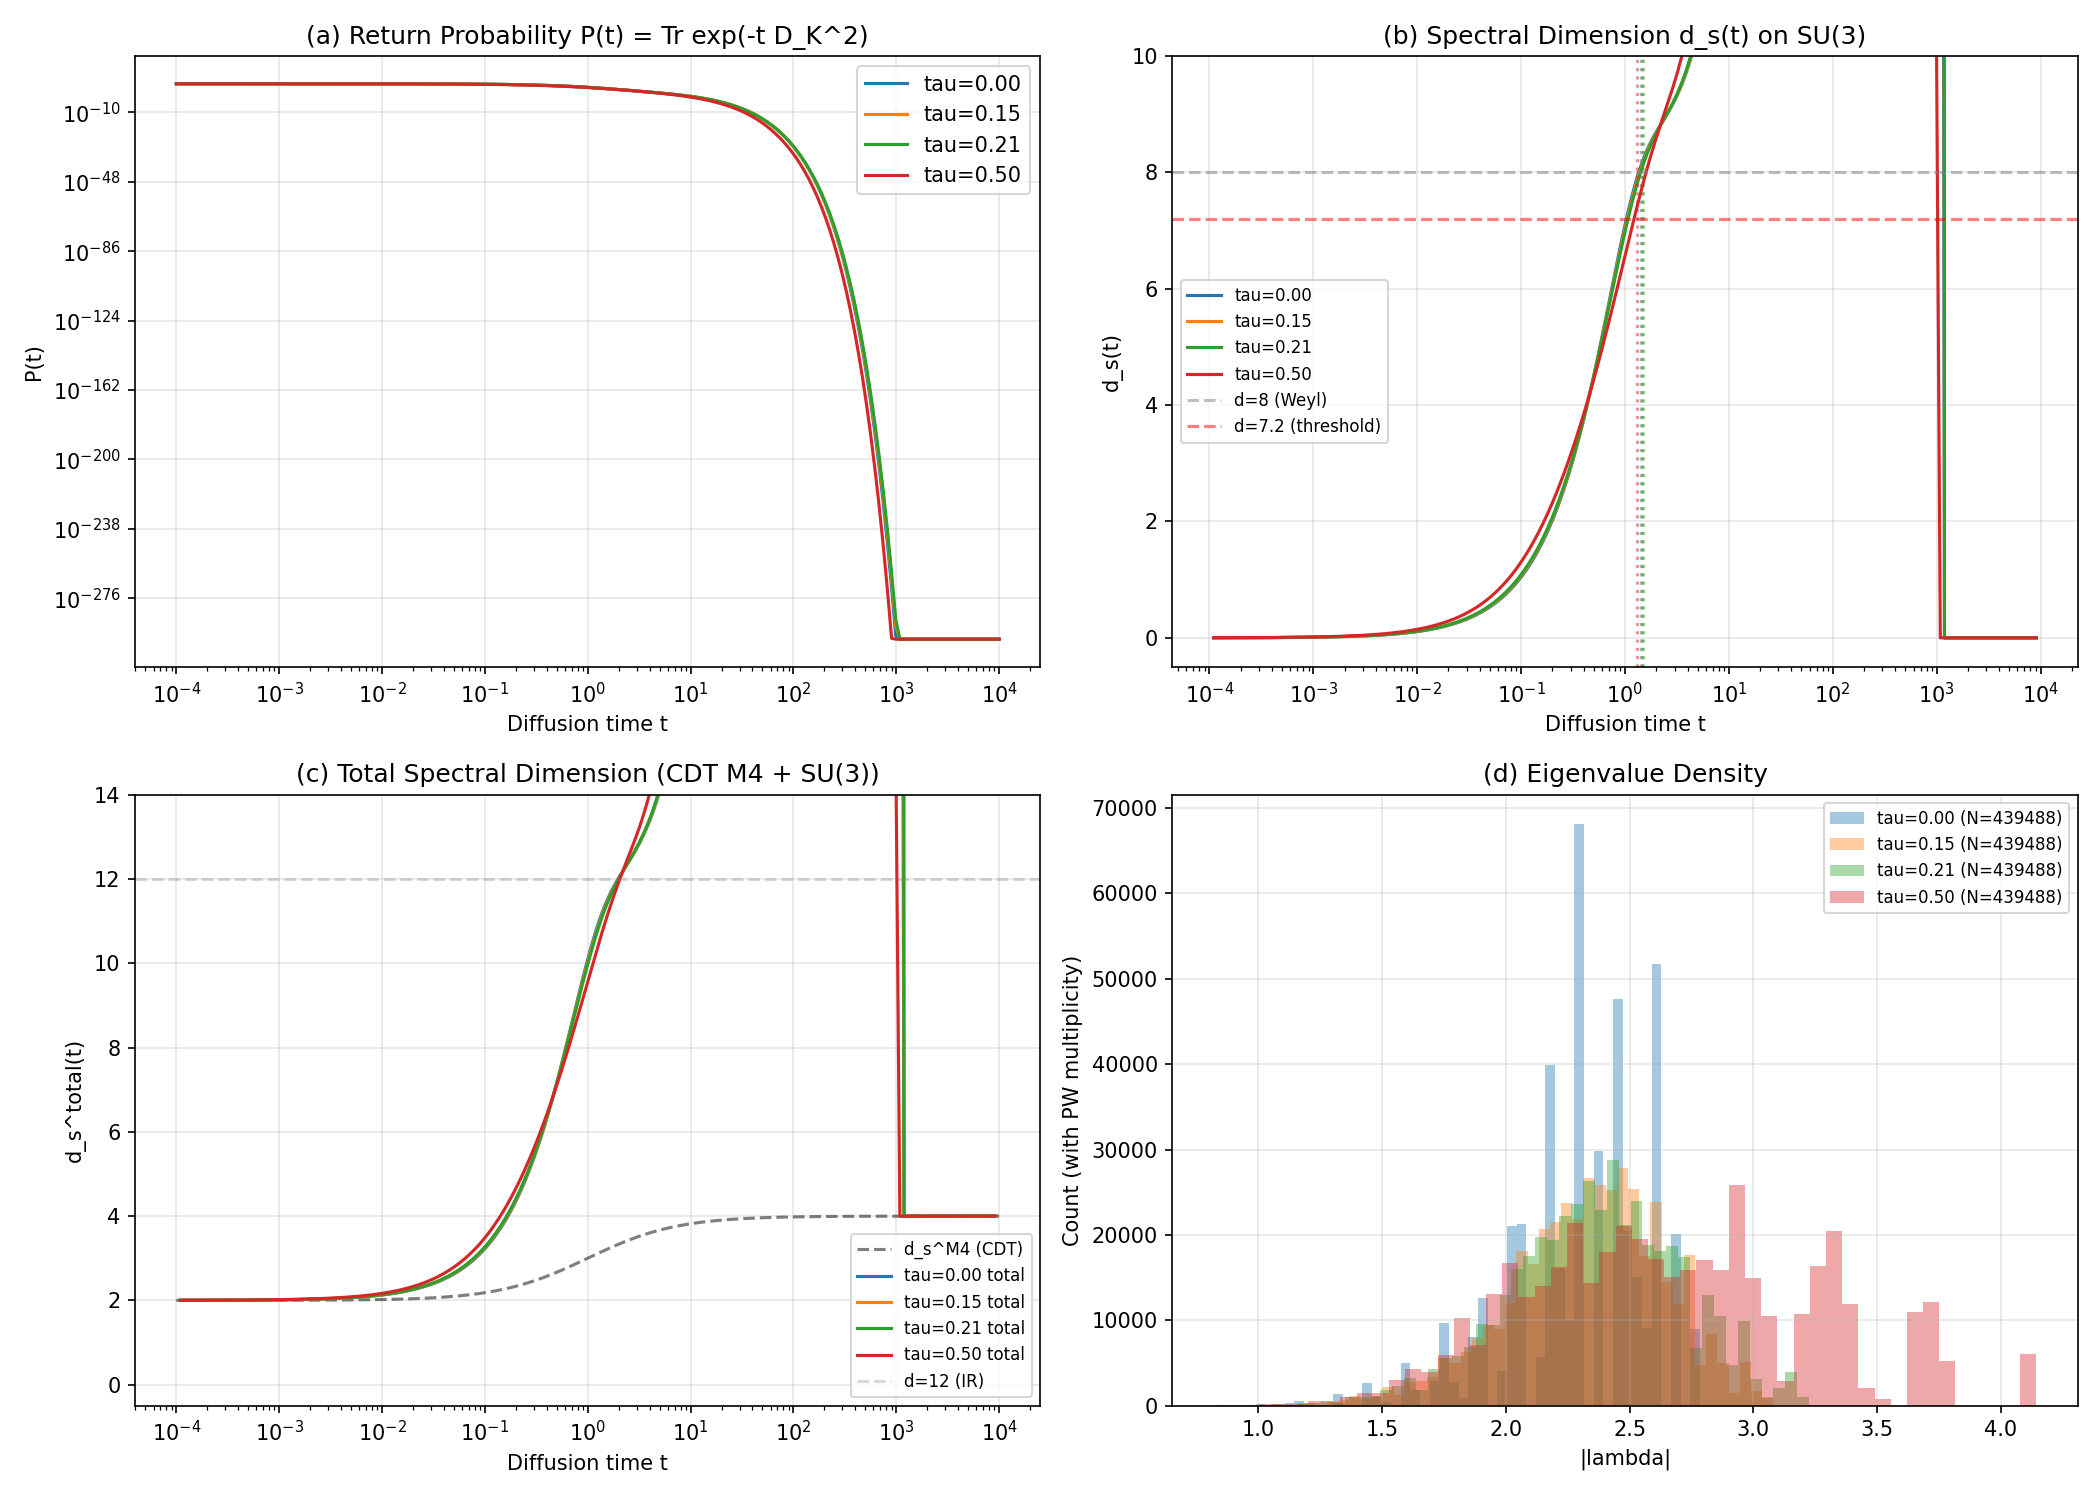

This chart was generated by the following Python code:
"""
BA-31-1: Spectral Dimension Flow d_s(E) on Jensen-Deformed SU(3)
================================================================

Computes the effective spectral dimension via the return probability:
  P(t) = Sum_n exp(-t * lambda_n^2)
  d_s(t) = -2 * d(log P) / d(log t)

where lambda_n are the eigenvalues of D_K (purely imaginary; we use |lambda_n|).

UV limit (t->0): d_s -> 8 (Weyl's law, internal SU(3) dimension).
IR limit (t->inf): d_s -> 0 (gapped spectrum, exponential decay).
Intermediate: may show non-trivial flow (distinguishing prediction).

Gate BA-31-ds:
  DISTINGUISH if d_s(t = lambda_min^{-2}) < 7.2
  GENERIC if d_s = 8 everywhere above gap scale

Author: sim (phonon-exflation-sim), Session 31Aa
Date: 2026-03-02
"""

import numpy as np
import matplotlib
matplotlib.use('Agg')
import matplotlib.pyplot as plt
import sys
import os
import time

sys.path.insert(0, os.path.join(os.path.dirname(os.path.abspath(__file__))))

from dirac_spectrum import (
    su3_generators, compute_structure_constants, compute_killing_form,
    build_cliff8, collect_spectrum
)

# ============================================================================
# 1. Collect full eigenvalue spectra at 4 tau values
# ============================================================================

def collect_all_eigenvalues(tau, gens, f_abc, gammas, max_pq_sum=6):
    """
    Collect ALL eigenvalues (with Peter-Weyl multiplicities) at given tau.

    Returns:
        abs_evals: sorted array of |lambda| values (with PW multiplicity expanded)
        n_distinct: number of distinct eigenvalue magnitudes
        n_total: total count with multiplicities
    """
    all_evals, eval_data = collect_spectrum(tau, gens, f_abc, gammas,
                                            max_pq_sum=max_pq_sum, verbose=False)

    # all_evals is list of (complex_eigenvalue, PW_multiplicity)
    # Expand with multiplicities for return probability
    abs_list = []
    for ev, mult in all_evals:
        lam = np.abs(ev)
        # Each eigenvalue appears mult times in the full L^2 spectrum
        for _ in range(mult):
            abs_list.append(lam)

    abs_evals = np.sort(np.array(abs_list))
    n_distinct = len(eval_data)

    return abs_evals, n_distinct, len(abs_evals), eval_data


def compute_return_probability(abs_evals_sq, t_values):
    """
    Compute P(t) = Sum_n exp(-t * lambda_n^2).

    Uses lambda_n^2 (pre-squared) for efficiency.

    Args:
        abs_evals_sq: array of lambda_n^2 values (with multiplicities)
        t_values: array of diffusion times

    Returns:
        P: array of P(t) values
    """
    # Vectorized: P(t) = sum_n exp(-t * lam_n^2)
    # Shape: (len(t), len(evals)) -> sum over evals axis
    P = np.zeros(len(t_values))
    for i, t in enumerate(t_values):
        exponents = -t * abs_evals_sq
        # Clip to avoid underflow issues
        P[i] = np.sum(np.exp(np.clip(exponents, -700, 0)))
    return P


def compute_spectral_dimension(log_t, log_P):
    """
    Compute d_s(t) = -2 * d(log P)/d(log t) via central finite differences.

    Returns d_s at interior points (len - 2).
    """
    dt = np.diff(log_t)
    dP = np.diff(log_P)

    # Central differences at interior points
    d_s = np.zeros(len(log_t) - 2)
    for i in range(len(d_s)):
        # Average of forward and backward differences
        slope = (log_P[i+2] - log_P[i]) / (log_t[i+2] - log_t[i])
        d_s[i] = -2.0 * slope

    return d_s


def main():
    t_start = time.time()

    print("=" * 70)
    print("BA-31-1: SPECTRAL DIMENSION FLOW d_s(E)")
    print("=" * 70)

    # Initialize infrastructure
    gens = su3_generators()
    f_abc = compute_structure_constants(gens)
    gammas = build_cliff8()

    tau_values = [0.0, 0.15, 0.21, 0.50]
    N_max = 6

    # Diffusion time range
    n_t = 200  # (local)
    t_values = np.logspace(-4, 4, n_t)
    log_t = np.log(t_values)

    # Storage
    results = {}

    for tau in tau_values:
        print(f"\n--- tau = {tau:.2f}, N_max = {N_max} ---")
        t0 = time.time()

        abs_evals, n_sectors, n_total, eval_data = collect_all_eigenvalues(
            tau, gens, f_abc, gammas, max_pq_sum=N_max
        )

        dt_comp = time.time() - t0
        print(f"  Eigenvalues: {n_total} total (with PW multiplicities)")
        print(f"  |lambda| range: [{abs_evals[0]:.6f}, {abs_evals[-1]:.4f}]")
        print(f"  lambda_min = {abs_evals[abs_evals > 1e-10].min() if np.any(abs_evals > 1e-10) else 0:.6f}")
        print(f"  Compute time: {dt_comp:.1f}s")

        # Compute return probability
        abs_evals_sq = abs_evals**2
        P = compute_return_probability(abs_evals_sq, t_values)

        # Avoid log(0) -- P should always be > 0 if there are any eigenvalues
        mask = P > 0
        log_P = np.full(n_t, np.nan)
        log_P[mask] = np.log(P[mask])

        # Spectral dimension via finite differences (at interior points)
        # Use only points where P > 0
        valid = np.isfinite(log_P)
        d_s_full = np.full(n_t, np.nan)

        if np.sum(valid) > 2:
            # Find contiguous valid region
            valid_idx = np.where(valid)[0]
            # Compute d_s at interior valid points
            for k in range(1, len(valid_idx) - 1):
                i_prev = valid_idx[k-1]
                i_curr = valid_idx[k]
                i_next = valid_idx[k+1]
                slope = (log_P[i_next] - log_P[i_prev]) / (log_t[i_next] - log_t[i_prev])
                d_s_full[i_curr] = -2.0 * slope

        # Key diagnostics
        lambda_min_nonzero = abs_evals[abs_evals > 1e-10].min() if np.any(abs_evals > 1e-10) else np.inf
        t_gap = 1.0 / lambda_min_nonzero**2 if lambda_min_nonzero < np.inf else np.inf

        # Find d_s at the gap scale
        if t_gap < t_values[-1]:
            idx_gap = np.argmin(np.abs(t_values - t_gap))
            ds_at_gap = d_s_full[idx_gap] if np.isfinite(d_s_full[idx_gap]) else np.nan
        else:
            idx_gap = -1
            ds_at_gap = np.nan

        # UV limit: d_s at smallest t
        ds_uv = d_s_full[np.isfinite(d_s_full)][0] if np.any(np.isfinite(d_s_full)) else np.nan

        # Find d_s at t=0.01 (deep UV)
        idx_uv = np.argmin(np.abs(t_values - 0.01))
        ds_at_001 = d_s_full[idx_uv] if np.isfinite(d_s_full[idx_uv]) else np.nan

        # Find any intermediate plateaus (look for regions where dd_s/d(log t) ~ 0)
        finite_ds = d_s_full[np.isfinite(d_s_full)]

        print(f"  lambda_min (nonzero) = {lambda_min_nonzero:.6f}")
        print(f"  t_gap = 1/lambda_min^2 = {t_gap:.4f}")
        print(f"  d_s(t=0.01) = {ds_at_001:.4f}")
        print(f"  d_s(t=t_gap) = {ds_at_gap:.4f}")
        print(f"  d_s UV (smallest t) = {ds_uv:.4f}")
        print(f"  d_s range: [{np.nanmin(d_s_full):.4f}, {np.nanmax(d_s_full):.4f}]")

        results[tau] = {
            'abs_evals': abs_evals,
            'P': P,
            'log_P': log_P,
            'd_s': d_s_full,
            'lambda_min': lambda_min_nonzero,
            't_gap': t_gap,
            'ds_at_gap': ds_at_gap,
            'ds_uv': ds_uv,
            'n_total': n_total,
        }

    # ========================================================================
    # 2. Gate verdict
    # ========================================================================
    print("\n" + "=" * 70)
    print("GATE BA-31-ds ASSESSMENT")
    print("=" * 70)

    gate_results = {}
    for tau in tau_values:
        r = results[tau]
        ds_gap = r['ds_at_gap']
        print(f"  tau={tau:.2f}: d_s(t=lambda_min^{{-2}}) = {ds_gap:.4f}  "
              f"[threshold: 7.2 for DISTINGUISH]")
        gate_results[tau] = ds_gap

    # Check if ANY tau shows d_s < 7.2 at gap scale
    distinguish = any(v < 7.2 for v in gate_results.values() if np.isfinite(v))

    if distinguish:
        verdict = "DISTINGUISH"
        print(f"\n  --> BA-31-ds: {verdict}")
        print(f"      d_s shows non-trivial UV modification at the gap scale.")
    else:
        verdict = "GENERIC"
        print(f"\n  --> BA-31-ds: {verdict}")
        print(f"      d_s = 8 (Weyl behavior) at all tested tau above gap.")

    # ========================================================================
    # 3. Total spectral dimension with CDT M4 component
    # ========================================================================
    print("\n--- Total d_s = d_s^M4(CDT) + d_s^K ---")
    # CDT model: d_s^M4 = 4 at large t, transitions to ~2 at small t
    # Parameterize as d_s^M4(t) = 2 + 2/(1 + (t_Planck/t)^alpha)
    # with t_Planck ~ 1 (in Planck units), alpha ~ 1
    # For display only:
    t_Planck = 1.0  # in units of internal geometry
    alpha_cdt = 1.0
    ds_M4_cdt = 2.0 + 2.0 / (1.0 + (t_Planck / t_values)**alpha_cdt)

    for tau in tau_values:
        r = results[tau]
        ds_total = ds_M4_cdt + r['d_s']  # where both are defined
        results[tau]['ds_total'] = ds_total
        results[tau]['ds_M4'] = ds_M4_cdt

        # Report total at gap scale
        if np.isfinite(r['ds_at_gap']):
            idx_gap = np.argmin(np.abs(t_values - r['t_gap']))
            ds_total_gap = ds_M4_cdt[idx_gap] + r['ds_at_gap']
            print(f"  tau={tau:.2f}: d_s^total(t_gap) = {ds_total_gap:.2f} "
                  f"= {ds_M4_cdt[idx_gap]:.2f} (M4) + {r['ds_at_gap']:.2f} (K)")

    # ========================================================================
    # 4. Save results
    # ========================================================================
    save_dict = {
        'tau_values': np.array(tau_values),
        't_values': t_values,
        'log_t': log_t,
        'ds_M4_cdt': ds_M4_cdt,
        'verdict': np.array(verdict),
    }

    for tau in tau_values:
        r = results[tau]
        prefix = f'tau_{tau:.2f}_'.replace('.', 'p')
        save_dict[prefix + 'abs_evals'] = r['abs_evals']
        save_dict[prefix + 'P'] = r['P']
        save_dict[prefix + 'log_P'] = r['log_P']
        save_dict[prefix + 'd_s'] = r['d_s']
        save_dict[prefix + 'ds_total'] = r['ds_total']
        save_dict[prefix + 'lambda_min'] = np.array(r['lambda_min'])
        save_dict[prefix + 't_gap'] = np.array(r['t_gap'])
        save_dict[prefix + 'ds_at_gap'] = np.array(r['ds_at_gap'])
        save_dict[prefix + 'n_total'] = np.array(r['n_total'])

    np.savez('computations/session-31/s31alt_spectral_dimension.npz', **save_dict)
    print(f"\nSaved: computations/session-31/s31alt_spectral_dimension.npz")

    # ========================================================================
    # 5. Plot
    # ========================================================================
    fig, axes = plt.subplots(2, 2, figsize=(14, 10))

    colors = ['#1f77b4', '#ff7f0e', '#2ca02c', '#d62728']

    # Panel (a): Return probability P(t)
    ax = axes[0, 0]
    for i, tau in enumerate(tau_values):
        r = results[tau]
        mask = r['P'] > 0
        ax.semilogy(t_values[mask], r['P'][mask], color=colors[i],
                    label=f'tau={tau:.2f}')
    ax.set_xlabel('Diffusion time t')
    ax.set_ylabel('P(t)')
    ax.set_xscale('log')
    ax.set_title('(a) Return Probability P(t) = Tr exp(-t D_K^2)')
    ax.legend()
    ax.grid(True, alpha=0.3)

    # Panel (b): Spectral dimension d_s(t)
    ax = axes[0, 1]
    for i, tau in enumerate(tau_values):
        r = results[tau]
        valid = np.isfinite(r['d_s'])
        ax.semilogx(t_values[valid], r['d_s'][valid], color=colors[i],
                    label=f'tau={tau:.2f}', linewidth=1.5)
        # Mark gap scale
        if r['t_gap'] < t_values[-1]:
            ax.axvline(r['t_gap'], color=colors[i], linestyle=':', alpha=0.5)

    ax.axhline(8.0, color='gray', linestyle='--', alpha=0.5, label='d=8 (Weyl)')
    ax.axhline(7.2, color='red', linestyle='--', alpha=0.5, label='d=7.2 (threshold)')
    ax.set_xlabel('Diffusion time t')
    ax.set_ylabel('d_s(t)')
    ax.set_title('(b) Spectral Dimension d_s(t) on SU(3)')
    ax.set_ylim(-0.5, 10)
    ax.legend(fontsize=8)
    ax.grid(True, alpha=0.3)

    # Panel (c): Total spectral dimension d_s^total = d_s^M4 + d_s^K
    ax = axes[1, 0]
    ax.semilogx(t_values, ds_M4_cdt, 'k--', alpha=0.5, label='d_s^M4 (CDT)')
    for i, tau in enumerate(tau_values):
        r = results[tau]
        valid = np.isfinite(r['ds_total'])
        ax.semilogx(t_values[valid], r['ds_total'][valid], color=colors[i],
                    label=f'tau={tau:.2f} total', linewidth=1.5)

    ax.axhline(12.0, color='gray', linestyle='--', alpha=0.3, label='d=12 (IR)')
    ax.set_xlabel('Diffusion time t')
    ax.set_ylabel('d_s^total(t)')
    ax.set_title('(c) Total Spectral Dimension (CDT M4 + SU(3))')
    ax.set_ylim(-0.5, 14)
    ax.legend(fontsize=8)
    ax.grid(True, alpha=0.3)

    # Panel (d): Eigenvalue density histogram at tau=0.15
    ax = axes[1, 1]
    for i, tau in enumerate(tau_values):
        r = results[tau]
        evals = r['abs_evals']
        evals_nz = evals[evals > 1e-10]
        ax.hist(evals_nz, bins=50, alpha=0.4, color=colors[i],
                label=f'tau={tau:.2f} (N={len(evals_nz)})')
    ax.set_xlabel('|lambda|')
    ax.set_ylabel('Count (with PW multiplicity)')
    ax.set_title('(d) Eigenvalue Density')
    ax.legend(fontsize=8)
    ax.grid(True, alpha=0.3)

    plt.tight_layout()
    plt.savefig('computations/session-31/s31alt_spectral_dimension.png', dpi=150)
    print(f"Saved: computations/session-31/s31alt_spectral_dimension.png")

    # ========================================================================
    # 6. Summary
    # ========================================================================
    elapsed = time.time() - t_start
    print(f"\nTotal runtime: {elapsed:.1f}s")
    print(f"\nGATE BA-31-ds: {verdict}")

    return verdict, results


if __name__ == '__main__':
    verdict, results = main()
